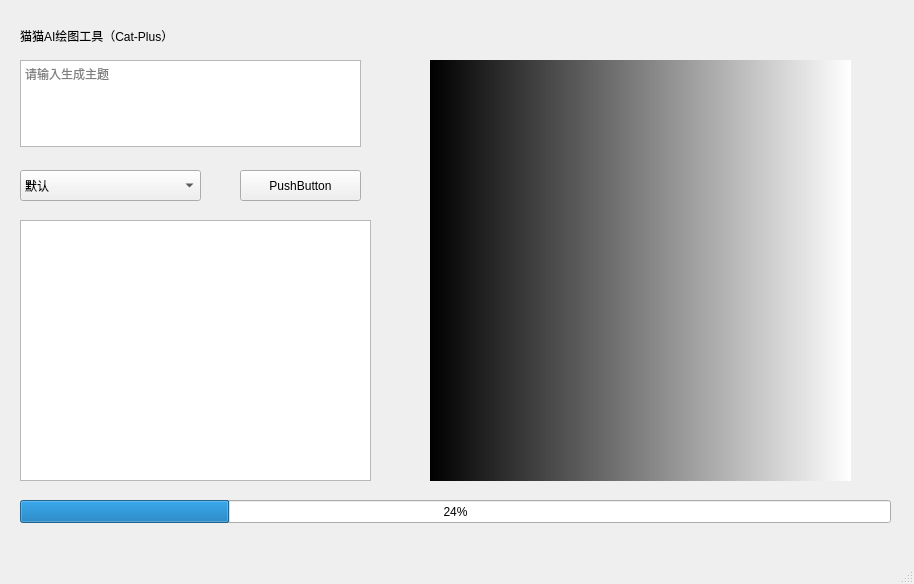
<?xml version="1.0" encoding="UTF-8"?>
<ui version="4.0">
 <class>MainWindow</class>
 <widget class="QMainWindow" name="MainWindow">
  <property name="geometry">
   <rect>
    <x>0</x>
    <y>0</y>
    <width>914</width>
    <height>584</height>
   </rect>
  </property>
  <property name="windowTitle">
   <string>MainWindow</string>
  </property>
  <widget class="QWidget" name="centralwidget">
   <widget class="QPushButton" name="pushButton">
    <property name="geometry">
     <rect>
      <x>240</x>
      <y>170</y>
      <width>121</width>
      <height>31</height>
     </rect>
    </property>
    <property name="text">
     <string>PushButton</string>
    </property>
   </widget>
   <widget class="QProgressBar" name="progressBar">
    <property name="geometry">
     <rect>
      <x>20</x>
      <y>500</y>
      <width>871</width>
      <height>23</height>
     </rect>
    </property>
    <property name="value">
     <number>24</number>
    </property>
   </widget>
   <widget class="QComboBox" name="comboBox">
    <property name="geometry">
     <rect>
      <x>20</x>
      <y>170</y>
      <width>181</width>
      <height>31</height>
     </rect>
    </property>
    <item>
     <property name="text">
      <string>默认</string>
     </property>
    </item>
    <item>
     <property name="text">
      <string>科研</string>
     </property>
    </item>
    <item>
     <property name="text">
      <string>素材</string>
     </property>
    </item>
    <item>
     <property name="text">
      <string>图表</string>
     </property>
    </item>
    <item>
     <property name="text">
      <string>动漫</string>
     </property>
    </item>
   </widget>
   <widget class="QTextEdit" name="textEdit">
    <property name="geometry">
     <rect>
      <x>20</x>
      <y>60</y>
      <width>341</width>
      <height>87</height>
     </rect>
    </property>
    <property name="placeholderText">
     <string>请输入生成主题</string>
    </property>
   </widget>
   <widget class="QTextBrowser" name="sub_system_info">
    <property name="geometry">
     <rect>
      <x>20</x>
      <y>220</y>
      <width>351</width>
      <height>261</height>
     </rect>
    </property>
   </widget>
   <widget class="QLabel" name="label">
    <property name="geometry">
     <rect>
      <x>430</x>
      <y>60</y>
      <width>421</width>
      <height>421</height>
     </rect>
    </property>
    <property name="styleSheet">
     <string notr="true">background-color: qlineargradient(spread:pad, x1:0, y1:0, x2:1, y2:0, stop:0 rgba(0, 0, 0, 255), stop:1 rgba(255, 255, 255, 255));</string>
    </property>
    <property name="text">
     <string/>
    </property>
   </widget>
   <widget class="QLabel" name="label_2">
    <property name="geometry">
     <rect>
      <x>20</x>
      <y>20</y>
      <width>341</width>
      <height>31</height>
     </rect>
    </property>
    <property name="styleSheet">
     <string notr="true">font: 14pt &quot;方正姚体&quot;;</string>
    </property>
    <property name="text">
     <string>猫猫AI绘图工具（Cat-Plus）</string>
    </property>
   </widget>
  </widget>
  <widget class="QMenuBar" name="menubar">
   <property name="geometry">
    <rect>
     <x>0</x>
     <y>0</y>
     <width>914</width>
     <height>26</height>
    </rect>
   </property>
  </widget>
  <widget class="QStatusBar" name="statusbar"/>
 </widget>
 <resources/>
 <connections/>
</ui>
